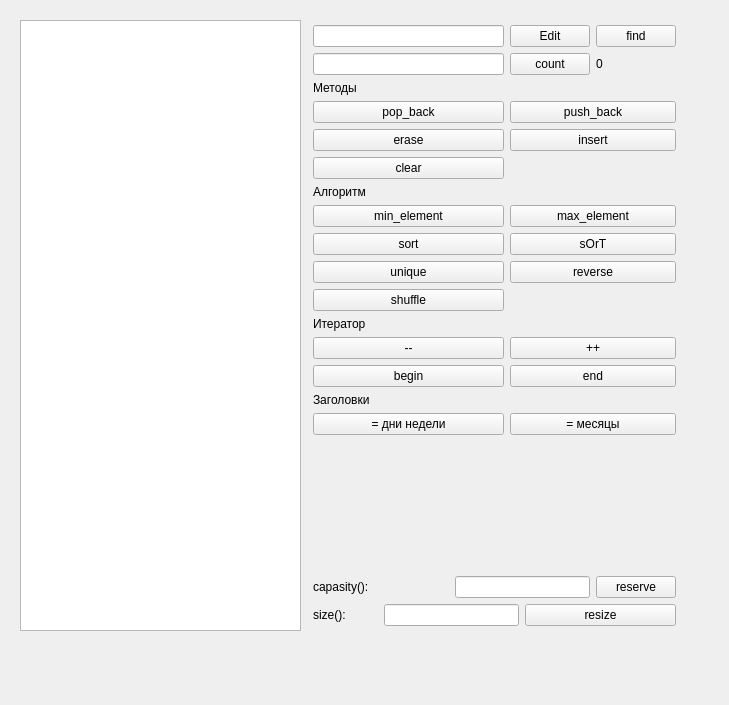
<?xml version="1.0" encoding="UTF-8"?>
<ui version="4.0">
 <class>MainWindow</class>
 <widget class="QMainWindow" name="MainWindow">
  <property name="geometry">
   <rect>
    <x>0</x>
    <y>0</y>
    <width>729</width>
    <height>705</height>
   </rect>
  </property>
  <property name="windowTitle">
   <string>std::vector demo</string>
  </property>
  <widget class="QWidget" name="centralwidget">
   <widget class="QListWidget" name="list_widget">
    <property name="geometry">
     <rect>
      <x>20</x>
      <y>20</y>
      <width>281</width>
      <height>611</height>
     </rect>
    </property>
   </widget>
   <widget class="QWidget" name="layoutWidget">
    <property name="geometry">
     <rect>
      <x>313</x>
      <y>25</y>
      <width>363</width>
      <height>601</height>
     </rect>
    </property>
    <layout class="QGridLayout" name="gridLayout_2">
     <item row="0" column="0" colspan="5">
      <layout class="QGridLayout" name="gridLayout">
       <item row="0" column="0">
        <widget class="QLineEdit" name="txt_elem_content"/>
       </item>
       <item row="0" column="1">
        <widget class="QPushButton" name="btn_edit">
         <property name="text">
          <string>Edit</string>
         </property>
        </widget>
       </item>
       <item row="0" column="2">
        <widget class="QPushButton" name="btn_find">
         <property name="text">
          <string>find</string>
         </property>
        </widget>
       </item>
       <item row="1" column="0">
        <widget class="QLineEdit" name="le_count"/>
       </item>
       <item row="1" column="1">
        <widget class="QPushButton" name="count">
         <property name="text">
          <string>count</string>
         </property>
        </widget>
       </item>
       <item row="1" column="2">
        <widget class="QLabel" name="lbl_count">
         <property name="text">
          <string>0</string>
         </property>
        </widget>
       </item>
       <item row="2" column="0">
        <widget class="QLabel" name="label">
         <property name="text">
          <string>Методы</string>
         </property>
        </widget>
       </item>
       <item row="3" column="0">
        <widget class="QPushButton" name="btn_pop_back">
         <property name="text">
          <string>pop_back</string>
         </property>
        </widget>
       </item>
       <item row="3" column="1" colspan="2">
        <widget class="QPushButton" name="btn_push_back">
         <property name="text">
          <string>push_back</string>
         </property>
        </widget>
       </item>
       <item row="4" column="0">
        <widget class="QPushButton" name="erase">
         <property name="text">
          <string>erase</string>
         </property>
        </widget>
       </item>
       <item row="4" column="1" colspan="2">
        <widget class="QPushButton" name="insert">
         <property name="text">
          <string>insert</string>
         </property>
        </widget>
       </item>
       <item row="5" column="0">
        <widget class="QPushButton" name="clear">
         <property name="text">
          <string>clear</string>
         </property>
        </widget>
       </item>
       <item row="6" column="0">
        <widget class="QLabel" name="label_6">
         <property name="text">
          <string>Алгоритм</string>
         </property>
        </widget>
       </item>
       <item row="7" column="0">
        <widget class="QPushButton" name="min_element">
         <property name="text">
          <string>min_element</string>
         </property>
        </widget>
       </item>
       <item row="7" column="1" colspan="2">
        <widget class="QPushButton" name="max_element">
         <property name="text">
          <string>max_element</string>
         </property>
        </widget>
       </item>
       <item row="8" column="0">
        <widget class="QPushButton" name="btn_sort">
         <property name="text">
          <string>sort</string>
         </property>
        </widget>
       </item>
       <item row="8" column="1" colspan="2">
        <widget class="QPushButton" name="btn_sOrt">
         <property name="text">
          <string>sOrT</string>
         </property>
        </widget>
       </item>
       <item row="9" column="0">
        <widget class="QPushButton" name="btn_unique">
         <property name="text">
          <string>unique</string>
         </property>
        </widget>
       </item>
       <item row="9" column="1" colspan="2">
        <widget class="QPushButton" name="btn_revers">
         <property name="text">
          <string>reverse</string>
         </property>
        </widget>
       </item>
       <item row="10" column="0">
        <widget class="QPushButton" name="btn_shuffle">
         <property name="text">
          <string>shuffle</string>
         </property>
        </widget>
       </item>
       <item row="11" column="0">
        <widget class="QLabel" name="label_4">
         <property name="text">
          <string>Итератор</string>
         </property>
        </widget>
       </item>
       <item row="12" column="0">
        <widget class="QPushButton" name="minus_minus">
         <property name="text">
          <string>--</string>
         </property>
        </widget>
       </item>
       <item row="12" column="1" colspan="2">
        <widget class="QPushButton" name="plus_plus">
         <property name="text">
          <string>++</string>
         </property>
        </widget>
       </item>
       <item row="13" column="0">
        <widget class="QPushButton" name="begin">
         <property name="text">
          <string>begin</string>
         </property>
        </widget>
       </item>
       <item row="13" column="1" colspan="2">
        <widget class="QPushButton" name="end">
         <property name="text">
          <string>end</string>
         </property>
        </widget>
       </item>
       <item row="14" column="0">
        <widget class="QLabel" name="label_2">
         <property name="text">
          <string>Заголовки</string>
         </property>
        </widget>
       </item>
       <item row="15" column="0">
        <widget class="QPushButton" name="days">
         <property name="text">
          <string>= дни недели</string>
         </property>
        </widget>
       </item>
       <item row="15" column="1" colspan="2">
        <widget class="QPushButton" name="month">
         <property name="text">
          <string>= месяцы</string>
         </property>
        </widget>
       </item>
      </layout>
     </item>
     <item row="1" column="0" colspan="5">
      <spacer name="verticalSpacer">
       <property name="orientation">
        <enum>Qt::Vertical</enum>
       </property>
       <property name="sizeHint" stdset="0">
        <size>
         <width>258</width>
         <height>28</height>
        </size>
       </property>
      </spacer>
     </item>
     <item row="2" column="0" colspan="2">
      <widget class="QLabel" name="label_5">
       <property name="text">
        <string>capasity():</string>
       </property>
      </widget>
     </item>
     <item row="2" column="2" colspan="2">
      <widget class="QLineEdit" name="txt_capacity"/>
     </item>
     <item row="2" column="4">
      <widget class="QPushButton" name="btn_reserve">
       <property name="focusPolicy">
        <enum>Qt::TabFocus</enum>
       </property>
       <property name="text">
        <string>reserve</string>
       </property>
      </widget>
     </item>
     <item row="3" column="0">
      <widget class="QLabel" name="label_3">
       <property name="text">
        <string>size():</string>
       </property>
      </widget>
     </item>
     <item row="3" column="1" colspan="2">
      <widget class="QLineEdit" name="txt_size"/>
     </item>
     <item row="3" column="3" colspan="2">
      <widget class="QPushButton" name="btn_resize">
       <property name="focusPolicy">
        <enum>Qt::TabFocus</enum>
       </property>
       <property name="text">
        <string>resize</string>
       </property>
      </widget>
     </item>
    </layout>
   </widget>
  </widget>
 </widget>
 <resources/>
 <connections/>
</ui>
